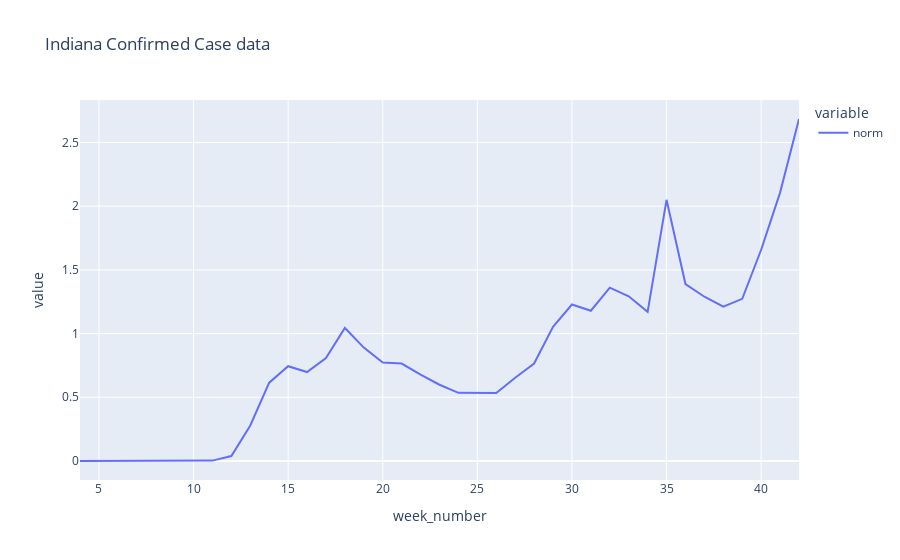

The notebook cell saved with this chart:
### Code cell
#get total population of states
in_cc_pop = in_cc["population"].sum()
mi_cc_pop = mi_cc["population"].sum()
ky_cc_pop = ky_cc["population"].sum()
oh_cc_pop = oh_cc["population"].sum()
il_cc_pop = il_cc["population"].sum()

nc_cc_pop = nc_cc["population"].sum()
nc_d_pop = nc_d["population"].sum()
#print(in_cc_pop)

#calculate the normalized data for case confirmed

in_cc_g["norm"] = in_cc_g.increament/in_cc_pop*10000
oh_cc_g["norm"] = oh_cc_g.increament/in_cc_pop*10000
mi_cc_g["norm"] = mi_cc_g.increament/in_cc_pop*10000
ky_cc_g["norm"] = ky_cc_g.increament/in_cc_pop*10000
il_cc_g["norm"] = il_cc_g.increament/in_cc_pop*10000

nc_cc_g["norm"] = nc_cc_g.increament/in_cc_pop*10000
nc_d_g["norm"] = nc_d_g.increament/in_cc_pop*10000


fig_in_cc = px.line(in_cc_g.drop(columns="increament"), title='Indiana Confirmed Case data')
fig_in_cc.show()
#in_cc_g["log_norm"] = np.where(in_cc_g.increament==0,0,np.log(in_cc_g.increament/in_cc_pop*10000000))
#plot data
in_cc_g.drop(columns = "increament").hist(density = True, bins = 20, ec = 'black', figsize = (12,8))

### Figure 1 — Plotly figure (JSON) as saved in the notebook; plotly's stock layout.template omitted (floating-point values rounded to 4 significant figures)
{"data": [{"hovertemplate": "variable=norm<br>week_number=%{x}<br>value=%{y}<extra></extra>", "legendgroup": "norm", "line": {"color": "#636efa", "dash": "solid"}, "mode": "lines", "name": "norm", "orientation": "v", "showlegend": true, "type": "scatter", "x": [4, 5, 6, 7, 8, 9, 10, 11, 12, 13, 14, 15, 16, 17, 18, 19, 20, 21, 22, 23, 24, 25, 26, 27, 28, 29, 30, 31, 32, 33, 34, 35, 36, 37, 38, 39, 40, 41, 42], "xaxis": "x", "y": [0, 0, 0, 0, 0, 0, 0, 0.002971, 0.03862, 0.2793, 0.615, 0.7442, 0.6981, 0.8081, 1.044, 0.8898, 0.7724, 0.765, 0.6788, 0.5986, 0.5347, 0.5318, 0.5333, 0.6536, 0.765, 1.053, 1.228, 1.179, 1.361, 1.292, 1.17, 2.05, 1.389, 1.289, 1.211, 1.273, 1.658, 2.106, 2.684], "yaxis": "y"}], "layout": {"legend": {"title": {"text": "variable"}, "tracegroupgap": 0}, "title": {"text": "Indiana Confirmed Case data"}, "xaxis": {"anchor": "y", "domain": [0, 1], "title": {"text": "week_number"}}, "yaxis": {"anchor": "x", "domain": [0, 1], "title": {"text": "value"}}}}
